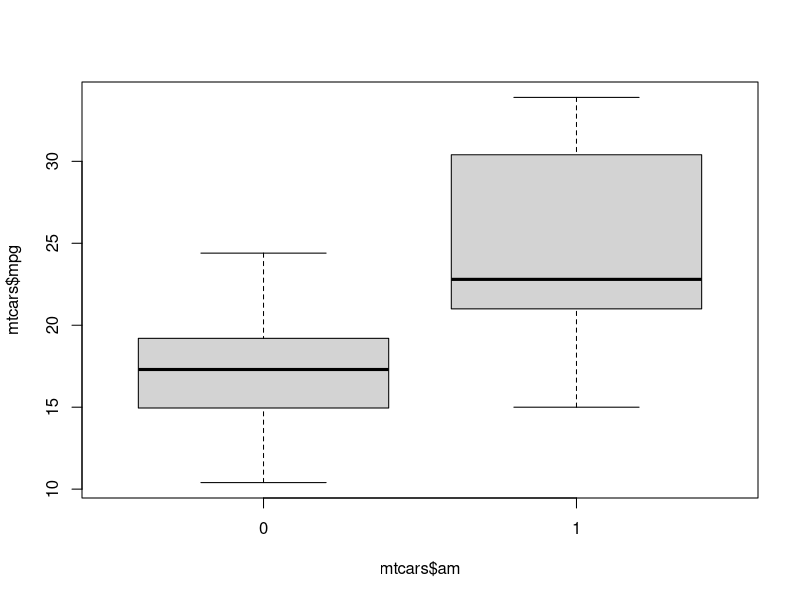
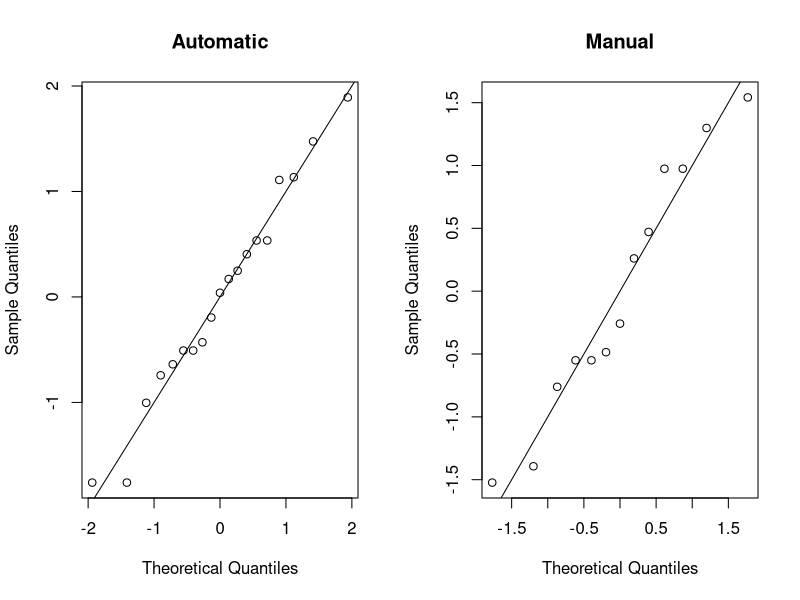

Generate these figures, in order, with R:
## ---- chunk 1
data(mtcars)
am_factor <- as.factor(mtcars$am)
levels(am_factor) <- c("Automatic","Manual")
t1 <- t.test(mtcars$mpg ~ am_factor)
## ---- chunk 2
simple <- lm(mpg ~ am, data = mtcars)
simple$coefficients
## ---- chunk 3
full <- lm(mpg ~ ., data = mtcars)
full$coefficients
## ---- chunk 4
stepFarward <- step(simple, direction="forward", trace = 0,  scope=(~ cyl + disp + hp + drat + wt + qsec + vs + am + gear + carb))
stepBackward <- step(full, direction = "backward", trace = 0)
stepFarward$coefficients
stepBackward$coefficients
## ---- chunk 5
round(dfbetas(stepFarward),4)
round(hatvalues(stepFarward),4)
## ---- chunk 6
boxplot(mtcars$mpg ~ mtcars$am)
## ---- chunk 7
par(mfrow = c(1,2)) 
qqnorm(scale(mtcars$mpg[mtcars$am == "0"]), main = "Automatic")
abline(0,1)
qqnorm(scale(mtcars$mpg[mtcars$am == "1"]), main = "Manual")
abline(0,1)
## ---- chunk 8
#par(mfrow = c(2, 2))
#plot(mInt)
